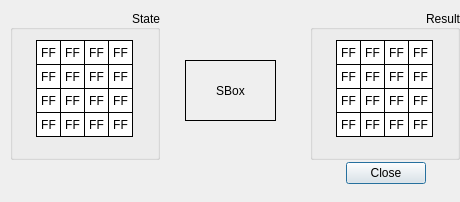
<?xml version="1.0" encoding="UTF-8"?>
<ui version="4.0">
 <class>DialogSubBytes</class>
 <widget class="QDialog" name="DialogSubBytes">
  <property name="geometry">
   <rect>
    <x>0</x>
    <y>0</y>
    <width>460</width>
    <height>202</height>
   </rect>
  </property>
  <property name="windowTitle">
   <string>Operation SubBytes</string>
  </property>
  <widget class="QGroupBox" name="groupResult">
   <property name="geometry">
    <rect>
     <x>310</x>
     <y>10</y>
     <width>150</width>
     <height>150</height>
    </rect>
   </property>
   <property name="sizePolicy">
    <sizepolicy hsizetype="Fixed" vsizetype="Fixed">
     <horstretch>0</horstretch>
     <verstretch>0</verstretch>
    </sizepolicy>
   </property>
   <property name="styleSheet">
    <string notr="true"/>
   </property>
   <property name="title">
    <string>Result</string>
   </property>
   <property name="alignment">
    <set>Qt::AlignRight|Qt::AlignTrailing|Qt::AlignVCenter</set>
   </property>
   <widget class="QLabel" name="resultByte15">
    <property name="enabled">
     <bool>true</bool>
    </property>
    <property name="geometry">
     <rect>
      <x>98</x>
      <y>102</y>
      <width>25</width>
      <height>25</height>
     </rect>
    </property>
    <property name="sizePolicy">
     <sizepolicy hsizetype="Fixed" vsizetype="Fixed">
      <horstretch>0</horstretch>
      <verstretch>0</verstretch>
     </sizepolicy>
    </property>
    <property name="font">
     <font>
      <kerning>true</kerning>
     </font>
    </property>
    <property name="layoutDirection">
     <enum>Qt::LeftToRight</enum>
    </property>
    <property name="styleSheet">
     <string notr="true">QLabel {
	 border-width: 1px;
     border-style: solid;
     border-color: black; 
     background-color: white;
}</string>
    </property>
    <property name="text">
     <string>FF</string>
    </property>
    <property name="alignment">
     <set>Qt::AlignCenter</set>
    </property>
   </widget>
   <widget class="QLabel" name="resultByte13">
    <property name="enabled">
     <bool>true</bool>
    </property>
    <property name="geometry">
     <rect>
      <x>98</x>
      <y>54</y>
      <width>25</width>
      <height>25</height>
     </rect>
    </property>
    <property name="sizePolicy">
     <sizepolicy hsizetype="Fixed" vsizetype="Fixed">
      <horstretch>0</horstretch>
      <verstretch>0</verstretch>
     </sizepolicy>
    </property>
    <property name="font">
     <font>
      <kerning>true</kerning>
     </font>
    </property>
    <property name="layoutDirection">
     <enum>Qt::LeftToRight</enum>
    </property>
    <property name="styleSheet">
     <string notr="true">QLabel {
	 border-width: 1px;
     border-style: solid;
     border-color: black; 
     background-color: white;
}</string>
    </property>
    <property name="text">
     <string>FF</string>
    </property>
    <property name="alignment">
     <set>Qt::AlignCenter</set>
    </property>
   </widget>
   <widget class="QLabel" name="resultByte14">
    <property name="enabled">
     <bool>true</bool>
    </property>
    <property name="geometry">
     <rect>
      <x>98</x>
      <y>78</y>
      <width>25</width>
      <height>25</height>
     </rect>
    </property>
    <property name="sizePolicy">
     <sizepolicy hsizetype="Fixed" vsizetype="Fixed">
      <horstretch>0</horstretch>
      <verstretch>0</verstretch>
     </sizepolicy>
    </property>
    <property name="font">
     <font>
      <kerning>true</kerning>
     </font>
    </property>
    <property name="layoutDirection">
     <enum>Qt::LeftToRight</enum>
    </property>
    <property name="styleSheet">
     <string notr="true">QLabel {
	 border-width: 1px;
     border-style: solid;
     border-color: black; 
     background-color: white;
}</string>
    </property>
    <property name="text">
     <string>FF</string>
    </property>
    <property name="alignment">
     <set>Qt::AlignCenter</set>
    </property>
   </widget>
   <widget class="QLabel" name="resultByte06">
    <property name="enabled">
     <bool>true</bool>
    </property>
    <property name="geometry">
     <rect>
      <x>50</x>
      <y>78</y>
      <width>25</width>
      <height>25</height>
     </rect>
    </property>
    <property name="sizePolicy">
     <sizepolicy hsizetype="Fixed" vsizetype="Fixed">
      <horstretch>0</horstretch>
      <verstretch>0</verstretch>
     </sizepolicy>
    </property>
    <property name="font">
     <font>
      <kerning>true</kerning>
     </font>
    </property>
    <property name="layoutDirection">
     <enum>Qt::LeftToRight</enum>
    </property>
    <property name="styleSheet">
     <string notr="true">QLabel {
	 border-width: 1px;
     border-style: solid;
     border-color: black; 
     background-color: white;
}</string>
    </property>
    <property name="text">
     <string>FF</string>
    </property>
    <property name="alignment">
     <set>Qt::AlignCenter</set>
    </property>
   </widget>
   <widget class="QLabel" name="resultByte04">
    <property name="enabled">
     <bool>true</bool>
    </property>
    <property name="geometry">
     <rect>
      <x>50</x>
      <y>30</y>
      <width>25</width>
      <height>25</height>
     </rect>
    </property>
    <property name="sizePolicy">
     <sizepolicy hsizetype="Fixed" vsizetype="Fixed">
      <horstretch>0</horstretch>
      <verstretch>0</verstretch>
     </sizepolicy>
    </property>
    <property name="font">
     <font>
      <kerning>true</kerning>
     </font>
    </property>
    <property name="layoutDirection">
     <enum>Qt::LeftToRight</enum>
    </property>
    <property name="styleSheet">
     <string notr="true">QLabel {
	 border-width: 1px;
     border-style: solid;
     border-color: black; 
     background-color: white;
}</string>
    </property>
    <property name="text">
     <string>FF</string>
    </property>
    <property name="alignment">
     <set>Qt::AlignCenter</set>
    </property>
   </widget>
   <widget class="QLabel" name="resultByte02">
    <property name="enabled">
     <bool>true</bool>
    </property>
    <property name="geometry">
     <rect>
      <x>26</x>
      <y>78</y>
      <width>25</width>
      <height>25</height>
     </rect>
    </property>
    <property name="sizePolicy">
     <sizepolicy hsizetype="Fixed" vsizetype="Fixed">
      <horstretch>0</horstretch>
      <verstretch>0</verstretch>
     </sizepolicy>
    </property>
    <property name="font">
     <font>
      <kerning>true</kerning>
     </font>
    </property>
    <property name="layoutDirection">
     <enum>Qt::LeftToRight</enum>
    </property>
    <property name="styleSheet">
     <string notr="true">QLabel {
	 border-width: 1px;
     border-style: solid;
     border-color: black; 
     background-color: white;
}</string>
    </property>
    <property name="text">
     <string>FF</string>
    </property>
    <property name="alignment">
     <set>Qt::AlignCenter</set>
    </property>
   </widget>
   <widget class="QLabel" name="resultByte10">
    <property name="enabled">
     <bool>true</bool>
    </property>
    <property name="geometry">
     <rect>
      <x>74</x>
      <y>78</y>
      <width>25</width>
      <height>25</height>
     </rect>
    </property>
    <property name="sizePolicy">
     <sizepolicy hsizetype="Fixed" vsizetype="Fixed">
      <horstretch>0</horstretch>
      <verstretch>0</verstretch>
     </sizepolicy>
    </property>
    <property name="font">
     <font>
      <kerning>true</kerning>
     </font>
    </property>
    <property name="layoutDirection">
     <enum>Qt::LeftToRight</enum>
    </property>
    <property name="styleSheet">
     <string notr="true">QLabel {
	 border-width: 1px;
     border-style: solid;
     border-color: black; 
     background-color: white;
}</string>
    </property>
    <property name="text">
     <string>FF</string>
    </property>
    <property name="alignment">
     <set>Qt::AlignCenter</set>
    </property>
   </widget>
   <widget class="QLabel" name="resultByte09">
    <property name="enabled">
     <bool>true</bool>
    </property>
    <property name="geometry">
     <rect>
      <x>74</x>
      <y>54</y>
      <width>25</width>
      <height>25</height>
     </rect>
    </property>
    <property name="sizePolicy">
     <sizepolicy hsizetype="Fixed" vsizetype="Fixed">
      <horstretch>0</horstretch>
      <verstretch>0</verstretch>
     </sizepolicy>
    </property>
    <property name="font">
     <font>
      <kerning>true</kerning>
     </font>
    </property>
    <property name="layoutDirection">
     <enum>Qt::LeftToRight</enum>
    </property>
    <property name="styleSheet">
     <string notr="true">QLabel {
	 border-width: 1px;
     border-style: solid;
     border-color: black; 
     background-color: white;
}</string>
    </property>
    <property name="text">
     <string>FF</string>
    </property>
    <property name="alignment">
     <set>Qt::AlignCenter</set>
    </property>
   </widget>
   <widget class="QLabel" name="resultByte01">
    <property name="enabled">
     <bool>true</bool>
    </property>
    <property name="geometry">
     <rect>
      <x>26</x>
      <y>54</y>
      <width>25</width>
      <height>25</height>
     </rect>
    </property>
    <property name="sizePolicy">
     <sizepolicy hsizetype="Fixed" vsizetype="Fixed">
      <horstretch>0</horstretch>
      <verstretch>0</verstretch>
     </sizepolicy>
    </property>
    <property name="font">
     <font>
      <kerning>true</kerning>
     </font>
    </property>
    <property name="layoutDirection">
     <enum>Qt::LeftToRight</enum>
    </property>
    <property name="styleSheet">
     <string notr="true">QLabel {
	 border-width: 1px;
     border-style: solid;
     border-color: black; 
     background-color: white;
}</string>
    </property>
    <property name="text">
     <string>FF</string>
    </property>
    <property name="alignment">
     <set>Qt::AlignCenter</set>
    </property>
   </widget>
   <widget class="QLabel" name="resultByte08">
    <property name="enabled">
     <bool>true</bool>
    </property>
    <property name="geometry">
     <rect>
      <x>74</x>
      <y>30</y>
      <width>25</width>
      <height>25</height>
     </rect>
    </property>
    <property name="sizePolicy">
     <sizepolicy hsizetype="Fixed" vsizetype="Fixed">
      <horstretch>0</horstretch>
      <verstretch>0</verstretch>
     </sizepolicy>
    </property>
    <property name="font">
     <font>
      <kerning>true</kerning>
     </font>
    </property>
    <property name="layoutDirection">
     <enum>Qt::LeftToRight</enum>
    </property>
    <property name="styleSheet">
     <string notr="true">QLabel {
	 border-width: 1px;
     border-style: solid;
     border-color: black; 
     background-color: white;
}</string>
    </property>
    <property name="text">
     <string>FF</string>
    </property>
    <property name="alignment">
     <set>Qt::AlignCenter</set>
    </property>
   </widget>
   <widget class="QLabel" name="resultByte00">
    <property name="enabled">
     <bool>true</bool>
    </property>
    <property name="geometry">
     <rect>
      <x>26</x>
      <y>30</y>
      <width>25</width>
      <height>25</height>
     </rect>
    </property>
    <property name="sizePolicy">
     <sizepolicy hsizetype="Fixed" vsizetype="Fixed">
      <horstretch>0</horstretch>
      <verstretch>0</verstretch>
     </sizepolicy>
    </property>
    <property name="font">
     <font>
      <kerning>true</kerning>
     </font>
    </property>
    <property name="layoutDirection">
     <enum>Qt::LeftToRight</enum>
    </property>
    <property name="styleSheet">
     <string notr="true">QLabel {
	 border-width: 1px;
     border-style: solid;
     border-color: black; 
     background-color: white;
}</string>
    </property>
    <property name="text">
     <string>FF</string>
    </property>
    <property name="alignment">
     <set>Qt::AlignCenter</set>
    </property>
    <property name="wordWrap">
     <bool>false</bool>
    </property>
   </widget>
   <widget class="QLabel" name="resultByte07">
    <property name="enabled">
     <bool>true</bool>
    </property>
    <property name="geometry">
     <rect>
      <x>50</x>
      <y>102</y>
      <width>25</width>
      <height>25</height>
     </rect>
    </property>
    <property name="sizePolicy">
     <sizepolicy hsizetype="Fixed" vsizetype="Fixed">
      <horstretch>0</horstretch>
      <verstretch>0</verstretch>
     </sizepolicy>
    </property>
    <property name="font">
     <font>
      <kerning>true</kerning>
     </font>
    </property>
    <property name="layoutDirection">
     <enum>Qt::LeftToRight</enum>
    </property>
    <property name="styleSheet">
     <string notr="true">QLabel {
	 border-width: 1px;
     border-style: solid;
     border-color: black; 
     background-color: white;
}</string>
    </property>
    <property name="text">
     <string>FF</string>
    </property>
    <property name="alignment">
     <set>Qt::AlignCenter</set>
    </property>
   </widget>
   <widget class="QLabel" name="resultByte12">
    <property name="enabled">
     <bool>true</bool>
    </property>
    <property name="geometry">
     <rect>
      <x>98</x>
      <y>30</y>
      <width>25</width>
      <height>25</height>
     </rect>
    </property>
    <property name="sizePolicy">
     <sizepolicy hsizetype="Fixed" vsizetype="Fixed">
      <horstretch>0</horstretch>
      <verstretch>0</verstretch>
     </sizepolicy>
    </property>
    <property name="font">
     <font>
      <kerning>true</kerning>
     </font>
    </property>
    <property name="layoutDirection">
     <enum>Qt::LeftToRight</enum>
    </property>
    <property name="styleSheet">
     <string notr="true">QLabel {
	 border-width: 1px;
     border-style: solid;
     border-color: black; 
     background-color: white;
}</string>
    </property>
    <property name="text">
     <string>FF</string>
    </property>
    <property name="alignment">
     <set>Qt::AlignCenter</set>
    </property>
   </widget>
   <widget class="QLabel" name="resultByte03">
    <property name="enabled">
     <bool>true</bool>
    </property>
    <property name="geometry">
     <rect>
      <x>26</x>
      <y>102</y>
      <width>25</width>
      <height>25</height>
     </rect>
    </property>
    <property name="sizePolicy">
     <sizepolicy hsizetype="Fixed" vsizetype="Fixed">
      <horstretch>0</horstretch>
      <verstretch>0</verstretch>
     </sizepolicy>
    </property>
    <property name="font">
     <font>
      <kerning>true</kerning>
     </font>
    </property>
    <property name="layoutDirection">
     <enum>Qt::LeftToRight</enum>
    </property>
    <property name="styleSheet">
     <string notr="true">QLabel {
	 border-width: 1px;
     border-style: solid;
     border-color: black; 
     background-color: white;
}</string>
    </property>
    <property name="text">
     <string>FF</string>
    </property>
    <property name="alignment">
     <set>Qt::AlignCenter</set>
    </property>
   </widget>
   <widget class="QLabel" name="resultByte11">
    <property name="enabled">
     <bool>true</bool>
    </property>
    <property name="geometry">
     <rect>
      <x>74</x>
      <y>102</y>
      <width>25</width>
      <height>25</height>
     </rect>
    </property>
    <property name="sizePolicy">
     <sizepolicy hsizetype="Fixed" vsizetype="Fixed">
      <horstretch>0</horstretch>
      <verstretch>0</verstretch>
     </sizepolicy>
    </property>
    <property name="font">
     <font>
      <kerning>true</kerning>
     </font>
    </property>
    <property name="layoutDirection">
     <enum>Qt::LeftToRight</enum>
    </property>
    <property name="styleSheet">
     <string notr="true">QLabel {
	 border-width: 1px;
     border-style: solid;
     border-color: black; 
     background-color: white;
}</string>
    </property>
    <property name="text">
     <string>FF</string>
    </property>
    <property name="alignment">
     <set>Qt::AlignCenter</set>
    </property>
   </widget>
   <widget class="QLabel" name="resultByte05">
    <property name="enabled">
     <bool>true</bool>
    </property>
    <property name="geometry">
     <rect>
      <x>50</x>
      <y>54</y>
      <width>25</width>
      <height>25</height>
     </rect>
    </property>
    <property name="sizePolicy">
     <sizepolicy hsizetype="Fixed" vsizetype="Fixed">
      <horstretch>0</horstretch>
      <verstretch>0</verstretch>
     </sizepolicy>
    </property>
    <property name="font">
     <font>
      <kerning>true</kerning>
     </font>
    </property>
    <property name="layoutDirection">
     <enum>Qt::LeftToRight</enum>
    </property>
    <property name="styleSheet">
     <string notr="true">QLabel {
	 border-width: 1px;
     border-style: solid;
     border-color: black; 
     background-color: white;
}</string>
    </property>
    <property name="text">
     <string>FF</string>
    </property>
    <property name="alignment">
     <set>Qt::AlignCenter</set>
    </property>
   </widget>
  </widget>
  <widget class="QGroupBox" name="groupState">
   <property name="geometry">
    <rect>
     <x>10</x>
     <y>10</y>
     <width>150</width>
     <height>150</height>
    </rect>
   </property>
   <property name="sizePolicy">
    <sizepolicy hsizetype="Fixed" vsizetype="Fixed">
     <horstretch>0</horstretch>
     <verstretch>0</verstretch>
    </sizepolicy>
   </property>
   <property name="styleSheet">
    <string notr="true"/>
   </property>
   <property name="title">
    <string>State</string>
   </property>
   <property name="alignment">
    <set>Qt::AlignRight|Qt::AlignTrailing|Qt::AlignVCenter</set>
   </property>
   <widget class="QLabel" name="stateByte15">
    <property name="enabled">
     <bool>true</bool>
    </property>
    <property name="geometry">
     <rect>
      <x>98</x>
      <y>102</y>
      <width>25</width>
      <height>25</height>
     </rect>
    </property>
    <property name="sizePolicy">
     <sizepolicy hsizetype="Fixed" vsizetype="Fixed">
      <horstretch>0</horstretch>
      <verstretch>0</verstretch>
     </sizepolicy>
    </property>
    <property name="font">
     <font>
      <kerning>true</kerning>
     </font>
    </property>
    <property name="layoutDirection">
     <enum>Qt::LeftToRight</enum>
    </property>
    <property name="styleSheet">
     <string notr="true">QLabel {
	 border-width: 1px;
     border-style: solid;
     border-color: black; 
     background-color: white;
}</string>
    </property>
    <property name="text">
     <string>FF</string>
    </property>
    <property name="alignment">
     <set>Qt::AlignCenter</set>
    </property>
   </widget>
   <widget class="QLabel" name="stateByte13">
    <property name="enabled">
     <bool>true</bool>
    </property>
    <property name="geometry">
     <rect>
      <x>98</x>
      <y>54</y>
      <width>25</width>
      <height>25</height>
     </rect>
    </property>
    <property name="sizePolicy">
     <sizepolicy hsizetype="Fixed" vsizetype="Fixed">
      <horstretch>0</horstretch>
      <verstretch>0</verstretch>
     </sizepolicy>
    </property>
    <property name="font">
     <font>
      <kerning>true</kerning>
     </font>
    </property>
    <property name="layoutDirection">
     <enum>Qt::LeftToRight</enum>
    </property>
    <property name="styleSheet">
     <string notr="true">QLabel {
	 border-width: 1px;
     border-style: solid;
     border-color: black; 
     background-color: white;
}</string>
    </property>
    <property name="text">
     <string>FF</string>
    </property>
    <property name="alignment">
     <set>Qt::AlignCenter</set>
    </property>
   </widget>
   <widget class="QLabel" name="stateByte14">
    <property name="enabled">
     <bool>true</bool>
    </property>
    <property name="geometry">
     <rect>
      <x>98</x>
      <y>78</y>
      <width>25</width>
      <height>25</height>
     </rect>
    </property>
    <property name="sizePolicy">
     <sizepolicy hsizetype="Fixed" vsizetype="Fixed">
      <horstretch>0</horstretch>
      <verstretch>0</verstretch>
     </sizepolicy>
    </property>
    <property name="font">
     <font>
      <kerning>true</kerning>
     </font>
    </property>
    <property name="layoutDirection">
     <enum>Qt::LeftToRight</enum>
    </property>
    <property name="styleSheet">
     <string notr="true">QLabel {
	 border-width: 1px;
     border-style: solid;
     border-color: black; 
     background-color: white;
}</string>
    </property>
    <property name="text">
     <string>FF</string>
    </property>
    <property name="alignment">
     <set>Qt::AlignCenter</set>
    </property>
   </widget>
   <widget class="QLabel" name="stateByte06">
    <property name="enabled">
     <bool>true</bool>
    </property>
    <property name="geometry">
     <rect>
      <x>50</x>
      <y>78</y>
      <width>25</width>
      <height>25</height>
     </rect>
    </property>
    <property name="sizePolicy">
     <sizepolicy hsizetype="Fixed" vsizetype="Fixed">
      <horstretch>0</horstretch>
      <verstretch>0</verstretch>
     </sizepolicy>
    </property>
    <property name="font">
     <font>
      <kerning>true</kerning>
     </font>
    </property>
    <property name="layoutDirection">
     <enum>Qt::LeftToRight</enum>
    </property>
    <property name="styleSheet">
     <string notr="true">QLabel {
	 border-width: 1px;
     border-style: solid;
     border-color: black; 
     background-color: white;
}</string>
    </property>
    <property name="text">
     <string>FF</string>
    </property>
    <property name="alignment">
     <set>Qt::AlignCenter</set>
    </property>
   </widget>
   <widget class="QLabel" name="stateByte04">
    <property name="enabled">
     <bool>true</bool>
    </property>
    <property name="geometry">
     <rect>
      <x>50</x>
      <y>30</y>
      <width>25</width>
      <height>25</height>
     </rect>
    </property>
    <property name="sizePolicy">
     <sizepolicy hsizetype="Fixed" vsizetype="Fixed">
      <horstretch>0</horstretch>
      <verstretch>0</verstretch>
     </sizepolicy>
    </property>
    <property name="font">
     <font>
      <kerning>true</kerning>
     </font>
    </property>
    <property name="layoutDirection">
     <enum>Qt::LeftToRight</enum>
    </property>
    <property name="styleSheet">
     <string notr="true">QLabel {
	 border-width: 1px;
     border-style: solid;
     border-color: black; 
     background-color: white;
}</string>
    </property>
    <property name="text">
     <string>FF</string>
    </property>
    <property name="alignment">
     <set>Qt::AlignCenter</set>
    </property>
   </widget>
   <widget class="QLabel" name="stateByte02">
    <property name="enabled">
     <bool>true</bool>
    </property>
    <property name="geometry">
     <rect>
      <x>26</x>
      <y>78</y>
      <width>25</width>
      <height>25</height>
     </rect>
    </property>
    <property name="sizePolicy">
     <sizepolicy hsizetype="Fixed" vsizetype="Fixed">
      <horstretch>0</horstretch>
      <verstretch>0</verstretch>
     </sizepolicy>
    </property>
    <property name="font">
     <font>
      <kerning>true</kerning>
     </font>
    </property>
    <property name="layoutDirection">
     <enum>Qt::LeftToRight</enum>
    </property>
    <property name="styleSheet">
     <string notr="true">QLabel {
	 border-width: 1px;
     border-style: solid;
     border-color: black; 
     background-color: white;
}</string>
    </property>
    <property name="text">
     <string>FF</string>
    </property>
    <property name="alignment">
     <set>Qt::AlignCenter</set>
    </property>
   </widget>
   <widget class="QLabel" name="stateByte10">
    <property name="enabled">
     <bool>true</bool>
    </property>
    <property name="geometry">
     <rect>
      <x>74</x>
      <y>78</y>
      <width>25</width>
      <height>25</height>
     </rect>
    </property>
    <property name="sizePolicy">
     <sizepolicy hsizetype="Fixed" vsizetype="Fixed">
      <horstretch>0</horstretch>
      <verstretch>0</verstretch>
     </sizepolicy>
    </property>
    <property name="font">
     <font>
      <kerning>true</kerning>
     </font>
    </property>
    <property name="layoutDirection">
     <enum>Qt::LeftToRight</enum>
    </property>
    <property name="styleSheet">
     <string notr="true">QLabel {
	 border-width: 1px;
     border-style: solid;
     border-color: black; 
     background-color: white;
}</string>
    </property>
    <property name="text">
     <string>FF</string>
    </property>
    <property name="alignment">
     <set>Qt::AlignCenter</set>
    </property>
   </widget>
   <widget class="QLabel" name="stateByte09">
    <property name="enabled">
     <bool>true</bool>
    </property>
    <property name="geometry">
     <rect>
      <x>74</x>
      <y>54</y>
      <width>25</width>
      <height>25</height>
     </rect>
    </property>
    <property name="sizePolicy">
     <sizepolicy hsizetype="Fixed" vsizetype="Fixed">
      <horstretch>0</horstretch>
      <verstretch>0</verstretch>
     </sizepolicy>
    </property>
    <property name="font">
     <font>
      <kerning>true</kerning>
     </font>
    </property>
    <property name="layoutDirection">
     <enum>Qt::LeftToRight</enum>
    </property>
    <property name="styleSheet">
     <string notr="true">QLabel {
	 border-width: 1px;
     border-style: solid;
     border-color: black; 
     background-color: white;
}</string>
    </property>
    <property name="text">
     <string>FF</string>
    </property>
    <property name="alignment">
     <set>Qt::AlignCenter</set>
    </property>
   </widget>
   <widget class="QLabel" name="stateByte01">
    <property name="enabled">
     <bool>true</bool>
    </property>
    <property name="geometry">
     <rect>
      <x>26</x>
      <y>54</y>
      <width>25</width>
      <height>25</height>
     </rect>
    </property>
    <property name="sizePolicy">
     <sizepolicy hsizetype="Fixed" vsizetype="Fixed">
      <horstretch>0</horstretch>
      <verstretch>0</verstretch>
     </sizepolicy>
    </property>
    <property name="font">
     <font>
      <kerning>true</kerning>
     </font>
    </property>
    <property name="layoutDirection">
     <enum>Qt::LeftToRight</enum>
    </property>
    <property name="styleSheet">
     <string notr="true">QLabel {
	 border-width: 1px;
     border-style: solid;
     border-color: black; 
     background-color: white;
}</string>
    </property>
    <property name="text">
     <string>FF</string>
    </property>
    <property name="alignment">
     <set>Qt::AlignCenter</set>
    </property>
   </widget>
   <widget class="QLabel" name="stateByte08">
    <property name="enabled">
     <bool>true</bool>
    </property>
    <property name="geometry">
     <rect>
      <x>74</x>
      <y>30</y>
      <width>25</width>
      <height>25</height>
     </rect>
    </property>
    <property name="sizePolicy">
     <sizepolicy hsizetype="Fixed" vsizetype="Fixed">
      <horstretch>0</horstretch>
      <verstretch>0</verstretch>
     </sizepolicy>
    </property>
    <property name="font">
     <font>
      <kerning>true</kerning>
     </font>
    </property>
    <property name="layoutDirection">
     <enum>Qt::LeftToRight</enum>
    </property>
    <property name="styleSheet">
     <string notr="true">QLabel {
	 border-width: 1px;
     border-style: solid;
     border-color: black; 
     background-color: white;
}</string>
    </property>
    <property name="text">
     <string>FF</string>
    </property>
    <property name="alignment">
     <set>Qt::AlignCenter</set>
    </property>
   </widget>
   <widget class="QLabel" name="stateByte00">
    <property name="enabled">
     <bool>true</bool>
    </property>
    <property name="geometry">
     <rect>
      <x>26</x>
      <y>30</y>
      <width>25</width>
      <height>25</height>
     </rect>
    </property>
    <property name="sizePolicy">
     <sizepolicy hsizetype="Fixed" vsizetype="Fixed">
      <horstretch>0</horstretch>
      <verstretch>0</verstretch>
     </sizepolicy>
    </property>
    <property name="font">
     <font>
      <kerning>true</kerning>
     </font>
    </property>
    <property name="layoutDirection">
     <enum>Qt::LeftToRight</enum>
    </property>
    <property name="styleSheet">
     <string notr="true">QLabel {
	 border-width: 1px;
     border-style: solid;
     border-color: black; 
     background-color: white;
}</string>
    </property>
    <property name="text">
     <string>FF</string>
    </property>
    <property name="alignment">
     <set>Qt::AlignCenter</set>
    </property>
    <property name="wordWrap">
     <bool>false</bool>
    </property>
   </widget>
   <widget class="QLabel" name="stateByte07">
    <property name="enabled">
     <bool>true</bool>
    </property>
    <property name="geometry">
     <rect>
      <x>50</x>
      <y>102</y>
      <width>25</width>
      <height>25</height>
     </rect>
    </property>
    <property name="sizePolicy">
     <sizepolicy hsizetype="Fixed" vsizetype="Fixed">
      <horstretch>0</horstretch>
      <verstretch>0</verstretch>
     </sizepolicy>
    </property>
    <property name="font">
     <font>
      <kerning>true</kerning>
     </font>
    </property>
    <property name="layoutDirection">
     <enum>Qt::LeftToRight</enum>
    </property>
    <property name="styleSheet">
     <string notr="true">QLabel {
	 border-width: 1px;
     border-style: solid;
     border-color: black; 
     background-color: white;
}</string>
    </property>
    <property name="text">
     <string>FF</string>
    </property>
    <property name="alignment">
     <set>Qt::AlignCenter</set>
    </property>
   </widget>
   <widget class="QLabel" name="stateByte12">
    <property name="enabled">
     <bool>true</bool>
    </property>
    <property name="geometry">
     <rect>
      <x>98</x>
      <y>30</y>
      <width>25</width>
      <height>25</height>
     </rect>
    </property>
    <property name="sizePolicy">
     <sizepolicy hsizetype="Fixed" vsizetype="Fixed">
      <horstretch>0</horstretch>
      <verstretch>0</verstretch>
     </sizepolicy>
    </property>
    <property name="font">
     <font>
      <kerning>true</kerning>
     </font>
    </property>
    <property name="layoutDirection">
     <enum>Qt::LeftToRight</enum>
    </property>
    <property name="styleSheet">
     <string notr="true">QLabel {
	 border-width: 1px;
     border-style: solid;
     border-color: black; 
     background-color: white;
}</string>
    </property>
    <property name="text">
     <string>FF</string>
    </property>
    <property name="alignment">
     <set>Qt::AlignCenter</set>
    </property>
   </widget>
   <widget class="QLabel" name="stateByte03">
    <property name="enabled">
     <bool>true</bool>
    </property>
    <property name="geometry">
     <rect>
      <x>26</x>
      <y>102</y>
      <width>25</width>
      <height>25</height>
     </rect>
    </property>
    <property name="sizePolicy">
     <sizepolicy hsizetype="Fixed" vsizetype="Fixed">
      <horstretch>0</horstretch>
      <verstretch>0</verstretch>
     </sizepolicy>
    </property>
    <property name="font">
     <font>
      <kerning>true</kerning>
     </font>
    </property>
    <property name="layoutDirection">
     <enum>Qt::LeftToRight</enum>
    </property>
    <property name="styleSheet">
     <string notr="true">QLabel {
	 border-width: 1px;
     border-style: solid;
     border-color: black; 
     background-color: white;
}</string>
    </property>
    <property name="text">
     <string>FF</string>
    </property>
    <property name="alignment">
     <set>Qt::AlignCenter</set>
    </property>
   </widget>
   <widget class="QLabel" name="stateByte11">
    <property name="enabled">
     <bool>true</bool>
    </property>
    <property name="geometry">
     <rect>
      <x>74</x>
      <y>102</y>
      <width>25</width>
      <height>25</height>
     </rect>
    </property>
    <property name="sizePolicy">
     <sizepolicy hsizetype="Fixed" vsizetype="Fixed">
      <horstretch>0</horstretch>
      <verstretch>0</verstretch>
     </sizepolicy>
    </property>
    <property name="font">
     <font>
      <kerning>true</kerning>
     </font>
    </property>
    <property name="layoutDirection">
     <enum>Qt::LeftToRight</enum>
    </property>
    <property name="styleSheet">
     <string notr="true">QLabel {
	 border-width: 1px;
     border-style: solid;
     border-color: black; 
     background-color: white;
}</string>
    </property>
    <property name="text">
     <string>FF</string>
    </property>
    <property name="alignment">
     <set>Qt::AlignCenter</set>
    </property>
   </widget>
   <widget class="QLabel" name="stateByte05">
    <property name="enabled">
     <bool>true</bool>
    </property>
    <property name="geometry">
     <rect>
      <x>50</x>
      <y>54</y>
      <width>25</width>
      <height>25</height>
     </rect>
    </property>
    <property name="sizePolicy">
     <sizepolicy hsizetype="Fixed" vsizetype="Fixed">
      <horstretch>0</horstretch>
      <verstretch>0</verstretch>
     </sizepolicy>
    </property>
    <property name="font">
     <font>
      <kerning>true</kerning>
     </font>
    </property>
    <property name="layoutDirection">
     <enum>Qt::LeftToRight</enum>
    </property>
    <property name="styleSheet">
     <string notr="true">QLabel {
	 border-width: 1px;
     border-style: solid;
     border-color: black; 
     background-color: white;
}</string>
    </property>
    <property name="text">
     <string>FF</string>
    </property>
    <property name="alignment">
     <set>Qt::AlignCenter</set>
    </property>
   </widget>
  </widget>
  <widget class="QLabel" name="label_3">
   <property name="geometry">
    <rect>
     <x>140</x>
     <y>80</y>
     <width>41</width>
     <height>17</height>
    </rect>
   </property>
   <property name="text">
    <string/>
   </property>
   <property name="pixmap">
    <pixmap>res/arrowright.png</pixmap>
   </property>
  </widget>
  <widget class="QLabel" name="label_4">
   <property name="geometry">
    <rect>
     <x>185</x>
     <y>60</y>
     <width>91</width>
     <height>61</height>
    </rect>
   </property>
   <property name="frameShape">
    <enum>QFrame::Box</enum>
   </property>
   <property name="text">
    <string>SBox</string>
   </property>
   <property name="scaledContents">
    <bool>true</bool>
   </property>
   <property name="alignment">
    <set>Qt::AlignCenter</set>
   </property>
   <property name="margin">
    <number>0</number>
   </property>
  </widget>
  <widget class="QDialogButtonBox" name="buttonBox">
   <property name="geometry">
    <rect>
     <x>250</x>
     <y>160</y>
     <width>176</width>
     <height>27</height>
    </rect>
   </property>
   <property name="standardButtons">
    <set>QDialogButtonBox::Close</set>
   </property>
  </widget>
  <widget class="QLabel" name="label_5">
   <property name="geometry">
    <rect>
     <x>290</x>
     <y>80</y>
     <width>41</width>
     <height>17</height>
    </rect>
   </property>
   <property name="text">
    <string/>
   </property>
   <property name="pixmap">
    <pixmap>res/arrowright.png</pixmap>
   </property>
  </widget>
 </widget>
 <resources/>
 <connections/>
</ui>
